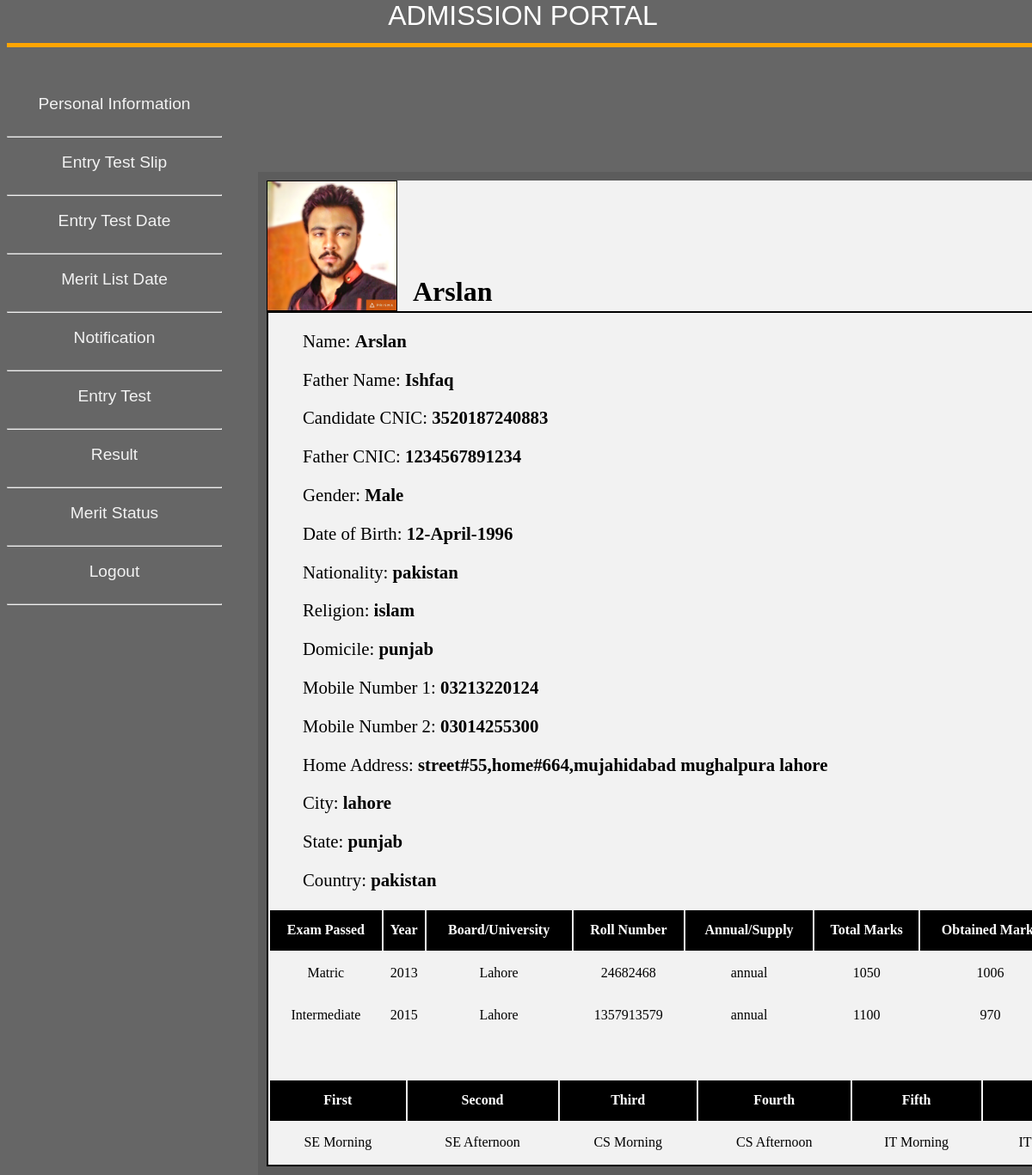
The page /personalinfo.php (signed in) on the database its author committed.
### tables this page shows
CREATE TABLE `student` (
  `stdID` int(6) NOT NULL,
  `CNIC` varchar(13) NOT NULL,
  `email` varchar(70) NOT NULL,
  `password` varchar(30) NOT NULL,
  `stdName` varchar(50) NOT NULL,
  `fatherName` varchar(50) NOT NULL,
  `fatherCNIC` varchar(13) NOT NULL,
  `gender` varchar(20) NOT NULL,
  `DOB` varchar(30) NOT NULL,
  `nationality` varchar(30) NOT NULL,
  `religion` varchar(30) NOT NULL,
  `domicile` varchar(30) NOT NULL,
  `phoneNo1` varchar(20) NOT NULL,
  `phoneNo2` varchar(20) NOT NULL,
  `homeAddress` varchar(120) NOT NULL,
  `city` varchar(50) NOT NULL,
  `state` varchar(50) NOT NULL,
  `country` varchar(50) NOT NULL,
  `matricYear` int(4) NOT NULL,
  `matricBoard` varchar(30) NOT NULL,
  `matricRollNo` varchar(30) NOT NULL,
  `matricStatus` varchar(30) NOT NULL,
  `matricTotalMarks` int(30) NOT NULL,
  `matricObtainMarks` int(30) NOT NULL,
  `matricMajors` varchar(30) NOT NULL,
  `intermediateYear` int(4) NOT NULL,
  `intermediateBoard` varchar(30) NOT NULL,
  `intermediateRollNo` varchar(30) NOT NULL,
  `intermediateStatus` varchar(30) NOT NULL,
  `intermediateTotalMarks` int(30) NOT NULL,
  `intermediateObtainMarks` int(30) NOT NULL,
  `intermediateMajors` varchar(30) NOT NULL,
  `entryTestStatus` varchar(10) DEFAULT NULL
);

CREATE TABLE `preference` (
  `pID` int(11) NOT NULL,
  `stdID` int(11) NOT NULL,
  `p1` varchar(30) NOT NULL,
  `p2` varchar(30) NOT NULL,
  `p3` varchar(30) NOT NULL,
  `p4` varchar(30) NOT NULL,
  `p5` varchar(30) NOT NULL,
  `p6` varchar(30) NOT NULL
);

### personalinfo.php (the view, shortened to what this page needs)
<?php
	$stdID=$_SESSION["std_ID"];
	$connect=mysqli_connect('127.0.0.1','root','');
	$result=mysqli_query($connect,"select * from student where stdID='$stdID'");
	$row=mysqli_fetch_array($result,MYSQLI_ASSOC);
	$result2=mysqli_query($connect,"select * from preference where stdID='$stdID'");
	$row2=mysqli_fetch_array($result2,MYSQLI_ASSOC);
echo '<html>';
echo '<head';
	echo '<title>'."Personal Information".'</title>';
	echo '<link rel="stylesheet" type="text/css" href="styles.css">';
echo '</head>';
echo '<body id="profilebody">';
	echo '<br/>';
	echo '<div id="dropdown" align="center">';
		echo '<table>';
				echo '<a id="droplink" href="personalinfo.php">'.'<div id="dropdiv" align="center">'."Personal Information".'</div>'.'</a>';
				echo '<hr>';
				echo '<a id="droplink" href="slip.php?stdID=1">'.'<div id="dropdiv" align="center">'."Entry Test Slip".'</div>'.'</a>';
				echo '<hr>';
				echo '<a id="droplink" href="testdate.php">'.'<div id="dropdiv" align="center">'."Entry Test Date".'</div>'.'</a>';
				echo '<hr>';
				echo '<a id="droplink" href="meritdate.php">'.'<div id="dropdiv" align="center">'."Merit List Date".'</div>'.'</a>';
				echo '<hr>';
				echo '<a id="droplink" href="usernotification.php">'.'<div id="dropdiv" align="center">'."Notification".'</div>'.'</a>';
				echo '<hr>';
				echo '<a id="droplink" href="test.php">'.'<div id="dropdiv" align="center">'."Entry Test".'</div>'.'</a>';
				echo '<hr>';
				echo '<a id="droplink" href="result.php">'.'<div id="dropdiv" align="center">'."Result".'</div>'.'</a>';
				echo '<hr>';
				echo '<a id="droplink" href="merit.php">'.'<div id="dropdiv" align="center">'."Merit Status".'</div>'.'</a>';
				echo '<hr>';
				echo '<a id="droplink" href="login.html">'.'<div id="dropdiv" align="center">'."Logout".'</div>'.'</a>';
				echo '<hr>';
		echo '</table>';
	echo '</div>';
	?>
	<?php
	echo '<div id="personalinfo">';
	echo '<div id="picandname">';
		echo '<div id="userpic">';
			echo '<img src="uploads/'.$stdID.'.jpg" width="150px" height="150px">';
		echo '</div>';
		echo '<div id="username">';
		echo  '<h1>'.$row['stdName'].'</h1>';
		echo '</div>';
	echo '</div>';
		echo '<div id="userdata">';
		echo '<ul id="datalist" type="none">';
			echo '<li>';
				echo '<p>'."Name: ".'<b>'.$row['stdName'].'</b>'.'</p>';
				echo '</li>';
				echo '<li>';
				echo '<p>'."Father Name: ".'<b>'.$row['fatherName'].'</b>'.'</p>';
				echo '</li>';
				echo '<li>';
				echo '<p>'."Candidate CNIC: ".'<b>'.$row['CNIC'].'</b>'.'</p>';
				echo '</li>';
				echo '<li>';
				echo '<p>'."Father CNIC: ".'<b>'.$row['fatherCNIC'].'</b>'.'</p>';
				echo '</li>';
				echo '<li>';
				echo '<p>'."Gender: ".'<b>'.$row['gender'].'</b>'.'</p>';
				echo '</li>';
				echo '<li>';
				echo '<p>'."Date of Birth: ".'<b>'.$row['DOB'].'</b>'.'</p>';
				echo '</li>';
				echo '<li>';
				echo '<p>'."Nationality: ".'<b>'.$row['nationality'].'</b>'.'</p>';
				echo '</li>';
				echo '<li>';
				echo '<p>'."Religion: ".'<b>'.$row['religion'].'</b>'.'</p>';
				echo '</li>';
				echo '<li>';
				echo '<p>'."Domicile: ".'<b>'.$row['domicile'].'</b>'.'</p>';
				echo '</li>';
				echo '<li>';
				echo '<p>'."Mobile Number 1: ".'<b>'.$row['phoneNo1'].'</b>'.'</p>';
				echo '</li>';
				echo '<li>';
				echo '<p>'."Mobile Number 2: ".'<b>'.$row['phoneNo2'].'</b>'.'</p>';
				echo '</li>';
				echo '<li>';
				echo '<p>'."Home Address: ".'<b>'.$row['homeAddress'].'</b>'.'</p>';
				echo '</li>';
				echo '<li>';
				echo '<p>'."City: ".'<b>'.$row['city'].'</b>'.'</p>';
				echo '</li>';
				echo '<li>';
				echo '<p>'."State: ".'<b>'.$row['state'].'</b>'.'</p>';
				echo '</li>';
				echo '<li>';
				echo '<p>'."Country: ".'<b>'.$row['country'].'</b>'.'</p>';
				echo '</li>';
			echo '</ul>';
			echo '<table id="edudata">';
					echo '<th id="thead">';
						echo "Exam Passed";
					echo '</th>';
					echo '<th id="thead">';
					echo "Year";
					echo '</th>';
					echo '<th id="thead">';
					echo "Board/University";
					echo '</th>';
					echo '<th id="thead">';
					echo "Roll Number";
					echo '</th>';
					echo '<th id="thead">';
						echo "Annual/Supply";
					echo '</th>';
					echo '<th id="thead">';
						echo "Total Marks";
					echo '</th>';
					echo '<th id="thead">';
						echo "Obtained Marks";
					echo '</th>';
				echo '<tr id="row">';
					echo '<td>';
						echo "Matric";
					echo '</td>';
					echo '<td>';
						echo $row['matricYear'];
					echo '</td>';
					echo '<td>';
						echo $row['matricBoard'];
					echo '</td>';
					echo '<td>';
						echo $row['matricRollNo'];
					echo '</td>';
					echo '<td>';
					echo $row['matricStatus'];
					echo '</td>';
					echo '<td>';
						echo $row['matricTotalMarks'];
					echo '</td>';
					echo '<td>';
						echo $row['matricObtainMarks'];
					echo '</td>';
				echo '</tr>';
				echo '<tr id="row">';
					echo '<td>';
						echo "Intermediate";
					echo '</td>';
					echo '<td>';
						echo $row['intermediateYear'];
					echo '</td>';
					echo '<td>';
						echo $row['intermediateBoard'];
					echo '</td>';
					echo '<td>';
						echo $row['intermediateRollNo'];
					echo '</td>';
					echo '<td>';
						echo $row['intermediateStatus'];
					echo '</td>';
					echo '<td>';
						echo $row['intermediateTotalMarks'];
					echo '</td>';
					echo '<td>';
						echo $row['intermediateObtainMarks'];
					echo '</td>';
				echo '</tr>';
			echo '</table>';
			echo '<br/>'.'<br/>';
			echo '<table id="pretable">';
				echo '<tr>';
					echo '<th id="thead">';
						echo "First";
					echo '</th>';
					echo '<th id="thead">';
						echo "Second";
					echo '</th>';
					echo '<th id="thead">';
						echo "Third";
					echo '</th>';
					echo '<th id="thead">';
						echo "Fourth";
					echo '</th>';
					echo '<th id="thead">';
						echo "Fifth";
					echo '</th>';
					echo '<th id="thead">';
					echo '</th>';
				echo '</tr>';
				echo '<tr>';
					echo '<td>';
						echo $row2['p1'];
					echo '</td>';
					echo '<td>';
						echo $row2['p2'];
					echo '</td>';
					echo '<td>';
						echo $row2['p3'];
					echo '</td>';
					echo '<td>';
						echo $row2['p4'];
					echo '</td>';
					echo '<td>';
						echo $row2['p5'];
					echo '</td>';
					echo '<td>';
						echo $row2['p6'];
					echo '</td>';
				echo '</tr>';
			echo '</table>';
		echo '</div>';
	echo '</div>';
	?>
<div id="adminheader" align="center">
		ADMISSION PORTAL
	</div>
</body>
</html>

### styles.css (style rules this page uses)
tr#row { background-color:#f2f2f2; }
body#profilebody { background-color:#666666; }
div#dropdown { position:absolute; top:100px; background-color:#666666; width:250px; height:470px; }
#droplink { text-decoration:none; }
#dropdiv { padding-top:10px; width:250px; height:40px; font-size:120%; font-family:Verdana, Geneva, sans-serif; color:#f2f2f2; }
div#personalinfo { background-color:rgba(0,0,0,0.1); position:absolute; top:200px; left:300px; right:0px; width:1000px; padding-top:10px; padding-left:10px; padding-right:10px; padding-bottom:10px; }
div#picandname { background-color:#f2f2f2; }
div#username { left:180px; width:30%; top:100px; position:absolute; }
div#userpic { border:1px solid; height:150px; width:150px; top:0px; left:10%; }
div#userdata { border:2px solid; font-size:130%; background-color:#f2f2f2; }
table#edudata { width:1000px; height:150px; text-align:center; }
table#pretable { width:1000px; height:100px; text-align:center; }
#thead { background-color:black; color:white; }
div#adminheader { border-bottom:5px solid; border-bottom-color:orange; position:fixed; top:0px; width:100%; height:50px; background-color:#666666; color:white; font-size:200%; font-family:"Lucida Sans Unicode", "Lucida Grande", sans-serif; }

### rows shown on the page
student: stdName "Arslan", fatherName "Ishfaq", CNIC "3520187240883", fatherCNIC "1234567891234", gender "Male", DOB "12-April-1996", nationality "pakistan", religion "islam", domicile "punjab", phoneNo1 "03213220124", phoneNo2 "03014255300", homeAddress "street#55,home#664,mujahidabad mughalpura lahore", city "lahore", state "punjab", country "pakistan", matricYear "2013", matricBoard "Lahore", matricRollNo "24682468", matricStatus "annual", matricTotalMarks "1050", matricObtainMarks "1006", intermediateYear "2015", intermediateBoard "Lahore", intermediateRollNo "1357913579", intermediateStatus "annual", intermediateTotalMarks "1100", intermediateObtainMarks "970"
preference: p1 "SE Morning", p2 "SE Afternoon", p3 "CS Morning", p4 "CS Afternoon", p5 "IT Morning", p6 "IT…"
